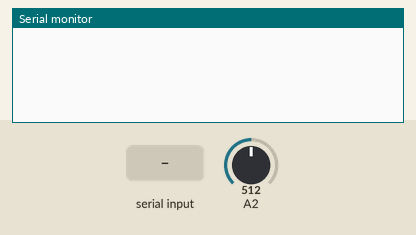
A sketch run on a simulated Arduino Uno, built with avr-gcc and run on an emulated ATmega328P. On the bench: the last lines printed to the serial monitor. The test bench sets the inputs (shaded band); at power-on: A2 = 512.

Above: at 0.9 s.
1.0 s: "k" received over Serial
At 1.21 s:
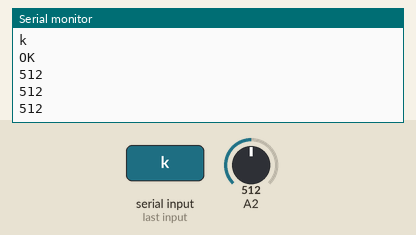
2.5 s: A2 set to 716
At 2.51 s:
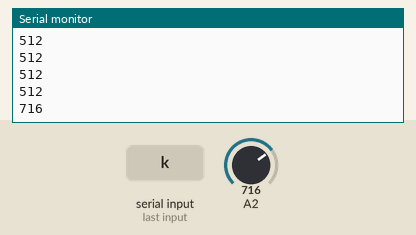
4.0 s: A2 set to 900
At 4.02 s:
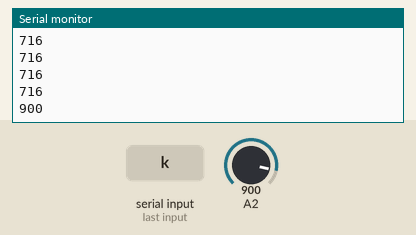
Timing chart, 0 to 7.0 s (numbered marks = the images above; inputs shaded):
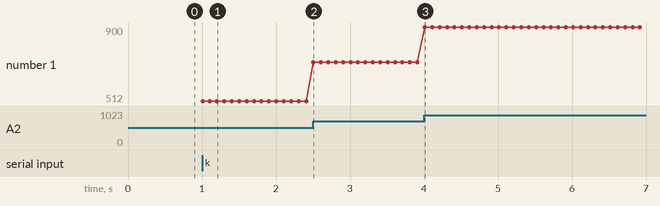

Measured:
- after the input at 1.0 s, the serial monitor: prints a new line at once (image 1)
- after the input at 2.5 s, the serial monitor: prints a new line at once (image 2)
- after the input at 4.0 s, the serial monitor: prints a new line at once (image 3)
- plotted number 1: 512 → 716 after the input at 2.5 s, 716 → 900 after the input at 4.0 s

The sketch:

lector.ino
```cpp
boolean conected = false;

void setup() {
  // put your setup code here, to run once:
  Serial.begin(9600);
  while (true){
    if(Serial.available()){
      char letra = Serial.read();
      Serial.println(letra);
      if(letra == 'k'){
        Serial.println("OK");
        conected = true;
        break;
      }
    }
  }

}

void loop() {
  // put your main code here, to run repeatedly:

  if(conected){
    int medida = analogRead(A2);
    Serial.println(medida);
    delay(100);

    if(Serial.available()){
      char letra = Serial.read();
      if(letra == 'd'){
        conected = false;
      }
    }
  }

}
```
